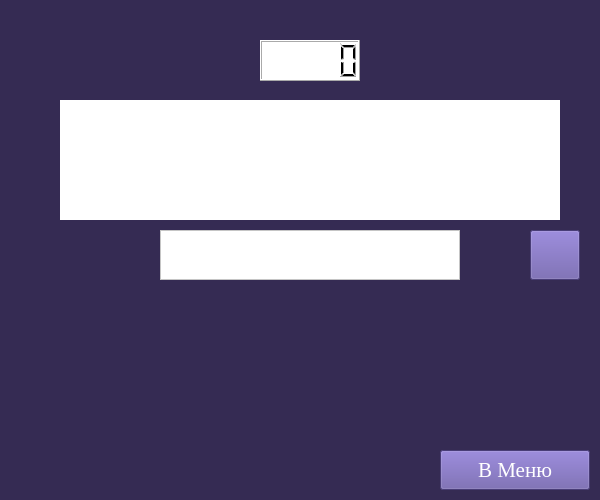
    <widget class="QWidget" name="CMMode">
     <property name="sizePolicy">
      <sizepolicy hsizetype="Fixed" vsizetype="Fixed">
       <horstretch>0</horstretch>
       <verstretch>0</verstretch>
      </sizepolicy>
     </property>
     <property name="minimumSize">
      <size>
       <width>600</width>
       <height>500</height>
      </size>
     </property>
     <property name="maximumSize">
      <size>
       <width>600</width>
       <height>500</height>
      </size>
     </property>
     <property name="styleSheet">
      <string notr="true">background-color: rgb(53, 43, 83);</string>
     </property>
     <widget class="QLCDNumber" name="lcdTimer">
      <property name="geometry">
       <rect>
        <x>260</x>
        <y>40</y>
        <width>100</width>
        <height>41</height>
       </rect>
      </property>
      <property name="styleSheet">
       <string notr="true">background-color: rgb(255, 255, 255);
color: rgb(0, 0, 0);</string>
      </property>
     </widget>
     <widget class="QLabel" name="outputText">
      <property name="geometry">
       <rect>
        <x>60</x>
        <y>100</y>
        <width>500</width>
        <height>120</height>
       </rect>
      </property>
      <property name="font">
       <font>
        <family>Times New Roman</family>
        <pointsize>16</pointsize>
       </font>
      </property>
      <property name="styleSheet">
       <string notr="true">background-color: rgb(255, 255, 255);
color: rgb(0, 0, 0);</string>
      </property>
      <property name="text">
       <string/>
      </property>
      <property name="alignment">
       <set>Qt::AlignCenter</set>
      </property>
     </widget>
     <widget class="QTextEdit" name="inputText">
      <property name="geometry">
       <rect>
        <x>160</x>
        <y>230</y>
        <width>300</width>
        <height>50</height>
       </rect>
      </property>
      <property name="styleSheet">
       <string notr="true">background-color: rgb(255, 255, 255);</string>
      </property>
      <property name="html">
       <string>&lt;!DOCTYPE HTML PUBLIC &quot;-//W3C//DTD HTML 4.0//EN&quot; &quot;http://www.w3.org/TR/REC-html40/strict.dtd&quot;&gt;
&lt;html&gt;&lt;head&gt;&lt;meta name=&quot;qrichtext&quot; content=&quot;1&quot; /&gt;&lt;style type=&quot;text/css&quot;&gt;
p, li { white-space: pre-wrap; }
&lt;/style&gt;&lt;/head&gt;&lt;body style=&quot; font-family:'MS Shell Dlg 2'; font-size:8.25pt; font-weight:400; font-style:normal;&quot;&gt;
&lt;p style=&quot;-qt-paragraph-type:empty; margin-top:0px; margin-bottom:0px; margin-left:0px; margin-right:0px; -qt-block-indent:0; text-indent:0px;&quot;&gt;&lt;br /&gt;&lt;/p&gt;&lt;/body&gt;&lt;/html&gt;</string>
      </property>
     </widget>
     <widget class="QPushButton" name="refreshCMBtn">
      <property name="geometry">
       <rect>
        <x>530</x>
        <y>230</y>
        <width>50</width>
        <height>50</height>
       </rect>
      </property>
      <property name="styleSheet">
       <string notr="true">background-color: rgb(102, 86, 166);</string>
      </property>
      <property name="text">
       <string/>
      </property>
      <property name="icon">
       <iconset>
        <normaloff>../Project/refreshIcon.png</normaloff>../Project/refreshIcon.png</iconset>
      </property>
      <property name="iconSize">
       <size>
        <width>40</width>
        <height>40</height>
       </size>
      </property>
     </widget>
     <widget class="QPushButton" name="goFromCMBtn">
      <property name="geometry">
       <rect>
        <x>440</x>
        <y>450</y>
        <width>150</width>
        <height>40</height>
       </rect>
      </property>
      <property name="font">
       <font>
        <family>Times New Roman</family>
        <pointsize>16</pointsize>
       </font>
      </property>
      <property name="styleSheet">
       <string notr="true">background-color: rgb(102, 86, 166);
color: rgb(255, 255, 255);</string>
      </property>
      <property name="text">
       <string>В Меню</string>
      </property>
     </widget>
    </widget>
